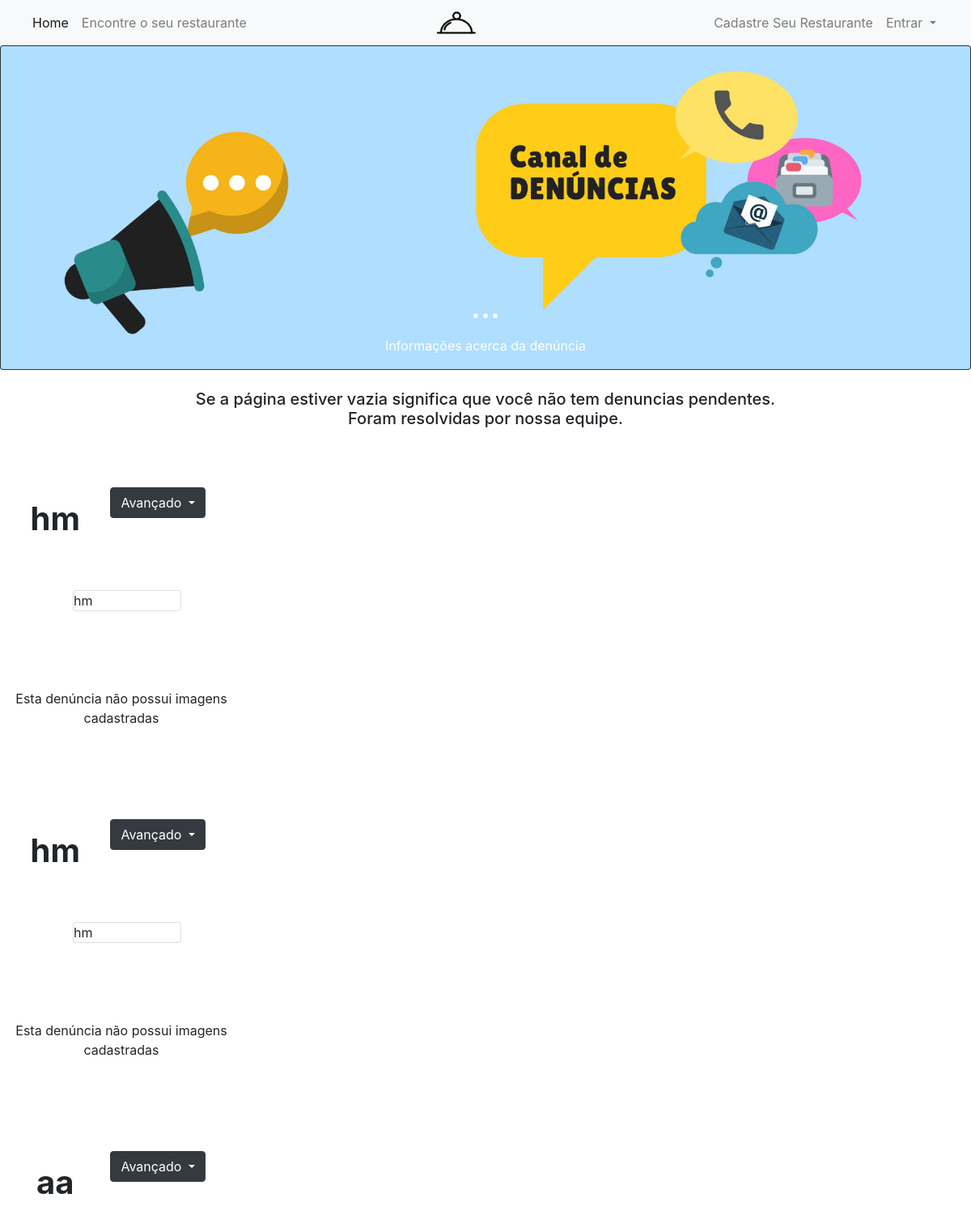
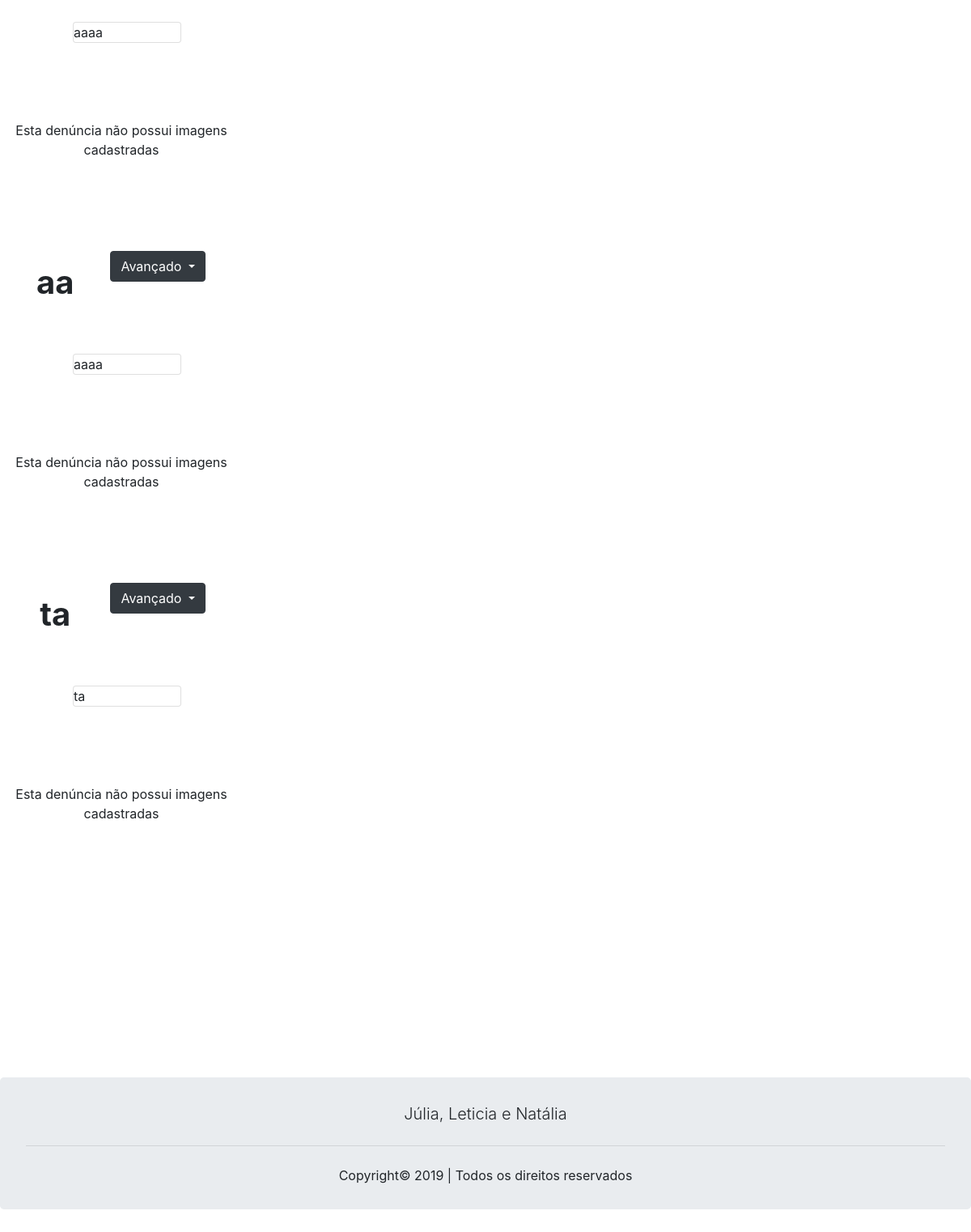
Screenshot of /read_denuncia_usuario.php?id_user=3 with the database file from the repository (2 pictures, top to bottom).
### tables this page shows
CREATE TABLE `denuncia` (
  `id` int(11) NOT NULL,
  `titulo` varchar(80) NOT NULL,
  `descricao` varchar(255) NOT NULL,
  `id_rest` int(11) NOT NULL,
  `id_user` int(11) NOT NULL
);

### read_denuncia_usuario.php (the view, shortened to what this page needs)
<?php
include "cabecalho.php";
$id = null;
if(!empty($_GET['id_user']))
{
  $id = $_REQUEST['id_user'];
}
if(null==$id)
{
  header("Location: index.php");
}
else
{
 $pdo = Banco::conectar();
 $pdo->setAttribute(PDO::ATTR_ERRMODE, PDO::ERRMODE_EXCEPTION);
 $sql = "SELECT * FROM denuncia where id_user =".$_GET['id_user'];
}
?>
<!DOCTYPE html>
<html lang="pt-br">
<head>
  <link rel="stylesheet" href="assets/css/bootstrap.min.css">
</head>
<body>
  <div class="card bg-dark text-white">
    <img src="img/denuncia.jpg" style="height: 10%" class="card-img" alt="...">
    <div class="card-img-overlay">
      <center>
        <h1 style="margin-top: 24%" class="card-title">...</h1>
        <p class="card-text">Informações acerca da denúncia</p>
      </center>
    </div>
  </div>
  <br>
<div style="width: 60%; margin-left: 20%">
  <center>
   <h5>Se a página estiver vazia significa que você não tem denuncias pendentes. Foram resolvidas por nossa equipe.</h5>
 </center>
</div>
  <?php
    foreach($pdo->query($sql)as $data)
    {
?>
  <br>
<div class="form-actions" style="width: 25%;">
  <div class="card-body">
<?php
      echo '<div class="btn-group"  style="float: right; margin-right: 10%; margin-top: 8%">
      <button type="button" class="btn btn-dark dropdown-toggle" data-toggle="dropdown" aria-haspopup="true" aria-expanded="false">
      Avançado
      </button>
      <div class="dropdown-menu">
      <a class="dropdown-item" href="read_restaurante.php?id_rest='.$data['id_rest'].'">Visitar Restaurante</a>
      <a class="dropdown-item" href="delete_denuncia.php?id='.$data['id'].'">Excluir Denúncia</a>
      </div>
      </div>
      </div>';
    ?>
    <center>
      <p class="card-text" style="margin-left: 17%;"><h1><strong style="margin-top: 10%"><?php echo $data['titulo'];?></strong></h1></p>
    </center>
<br>
<br>
  <div class="card-deck" style="margin-left: 25%; width: 50%">
    <div class="card" style="margin-right: 1%;">
     <div>
      <?php echo $data['descricao'];?>
     </div>
    </div>
</div>
<br>
<br>
<br>
<center><br>
 <?php
 $img_dir = "imagens/denuncias/". $id . "/";
 if (is_dir($img_dir)) {
  $images = glob($img_dir . "*");
  $index = 3;
  $contador = 0;
  echo '<div style="width: 10%; display: inline">';
  foreach ($images as $image) {
  echo '
  <div data-toggle="modal" data-target="#exampleModal'.$contador.'" style="margin-left: 13%; margin-right: 13%">';
    $contador++;
    $index++;
    echo '<img  class="fotogrande" src="'.$image.'" style="width: 15%; float:left;"/></img>
    </div>
    </div>'
    ;
  }
} else {
  echo '<center>Esta denúncia não possui imagens cadastradas</center><br></br>';
}
?>
</div>
<?php
}
?>
<footer style="margin-top: 7%">
  <?php
  include "rodape.php";
  ?>
</footer>
</body>
</body>
</html>

### rows the page displays
denuncia: titulo "hm", descricao "hm"
denuncia: titulo "hm", descricao "hm"
denuncia: titulo "aa", descricao "aaaa"
denuncia: titulo "aa", descricao "aaaa"
denuncia: titulo "ta", descricao "ta"
